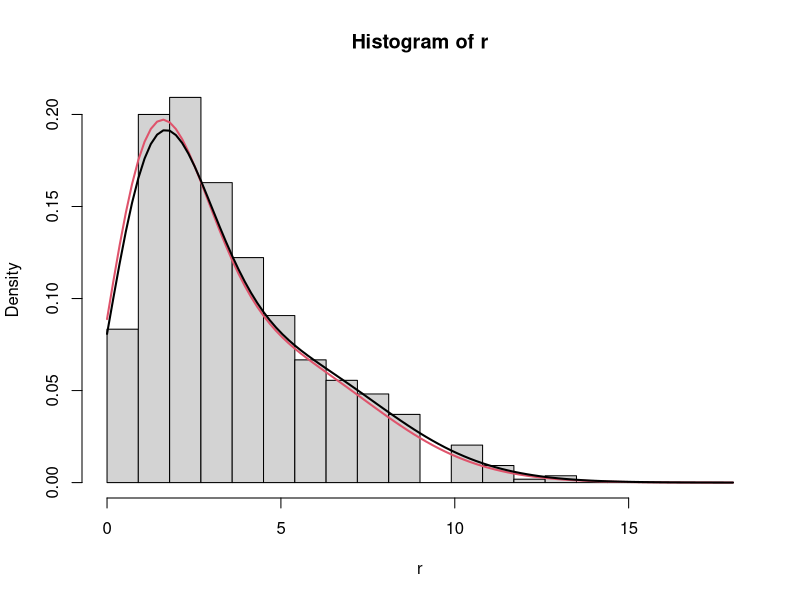

The R source for this figure:
n <- 600
p <- .65
l1 <- 2
l2 <- 6

l <- c(l1,l2)

I <- sample(1:2,n,replace = T,prob=c(p,1-p))
r <- rpois(n,l[I])

it <- 200

pt <- numeric(it)
l1t <- numeric(it)
l2t <- numeric(it)
pt[1] <- .4
l1t[1] <- 1
l2t[1] <- 7

for (i in 2:it) {
  p <- pt[i-1]
  l1 <- l1t[i-1]
  l2 <- l2t[i-1]
  
  E <- 1/(1+(1-p)/p*(l2/l1)^r*exp(-l2+l1))
  
  l1t[i] <- sum(r*E)/sum(E)
  l2t[i] <- (sum(r)-sum(r*E))/(n-sum(E))
  pt[i] <- mean(E)
}
p <- .65
l1 <- 2
l2 <- 6
#df <- data.frame(x=1:it,p=pt,l1=l1t,l2=l2t)
#ggplot(df,aes(x))+geom_line(aes(y=p))+geom_line(aes(y=l1))+geom_line(aes(y=l2))

bip <- function(k){
  p*l1^k*exp(-l1)/factorial(k) +(1-p)*l2^k*exp(-l2)/factorial(k)
}
bipest <- function(k){
  pt[it]*l1t[it]^k*exp(-l1t[it])/factorial(k) +(1-pt[it])*l2t[it]^k*exp(-l2t[it])/factorial(k)
}

hist(r,freq=FALSE,breaks=c(seq(0,18,.9)))
curve(bip(x),col=2,lwd=2,add=TRUE)
curve(bipest(x),lwd=2,add = TRUE)